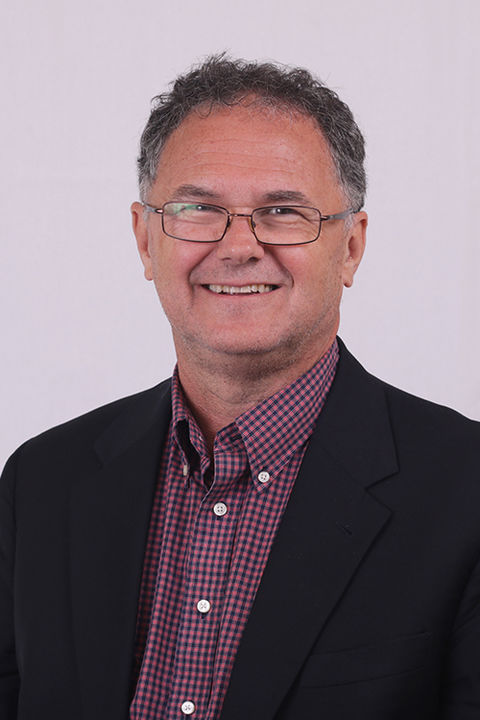
#> input picture Code/Network/public_headshot_source_assets/R-R_6NWz12rEzj1VjP2.jpg, 480 x 720 px; its folder holds only this picture in this run
$ python -i photo_assets.py   (imports and definitions only)
#> lines starting #> are read from the running program, lines starting #| are printed output that depends on the picture
#!/usr/bin/env python3
"""Headshot asset helpers for static genealogy outputs."""

from __future__ import annotations

import csv
import re
import shutil
import subprocess
import tempfile
from pathlib import Path

from genealogy_payload import HEADSHOT_URL_PREFIX, PROJECT_ROOT

RESPONDENT_FILENAME_RE = re.compile(r"^(R_[^_]+)_")
SUPPORTED_RASTER_EXTS = {".jpg", ".jpeg", ".png", ".webp"}
HEIC_EXTS = {".heic", ".heif"}
PDF_EXTS = {".pdf"}


def parse_headshot_node_id(filename: str) -> str | None:
    match = RESPONDENT_FILENAME_RE.match(filename)
    if not match:
        return None
    return "R-" + match.group(1)


def read_node_ids(nodes_csv: Path) -> set[str]:
    with open(nodes_csv, newline="", encoding="utf-8") as f:
        return {row["node_id"] for row in csv.DictReader(f)}


def site_headshot_url(node_id: str) -> str:
    return f"{HEADSHOT_URL_PREFIX}/{node_id}.jpg"


def _open_image_copy(source: Path):
    try:
        from PIL import Image, ImageOps, UnidentifiedImageError
    except ImportError as exc:
        raise RuntimeError("Pillow is required to build headshot assets") from exc

    try:
        with Image.open(source) as image:
            return ImageOps.exif_transpose(image).copy()
    except UnidentifiedImageError:
        if source.suffix.lower() not in HEIC_EXTS:
            raise
        if not shutil.which("sips"):
            raise RuntimeError("HEIC input requires Pillow HEIF support or macOS sips")
        with tempfile.TemporaryDirectory() as tmpdir:
            converted = Path(tmpdir) / "converted.jpg"
            subprocess.run(
                ["sips", "-s", "format", "jpeg", str(source), "--out", str(converted)],
                check=True,
                stdout=subprocess.PIPE,
                stderr=subprocess.PIPE,
            )
            with Image.open(converted) as image:
                return ImageOps.exif_transpose(image).copy()


def _to_rgb(image):
    from PIL import Image

    if image.mode == "RGB":
        return image
    if image.mode in ("RGBA", "LA") or "transparency" in image.info:
        rgba = image.convert("RGBA")
        background = Image.new("RGB", rgba.size, (255, 255, 255))
        background.paste(rgba, mask=rgba.getchannel("A"))
        return background
    return image.convert("RGB")


def write_square_jpeg(source: Path, output: Path, size: int = 256, quality: int = 88) -> None:
    from PIL import Image

    image = _to_rgb(_open_image_copy(source))
    width, height = image.size
    if width <= 0 or height <= 0:
        raise RuntimeError(f"Invalid image dimensions for {source}")

    side = min(width, height)
    left = (width - side) // 2
    top = (height - side) // 2
    cropped = image.crop((left, top, left + side, top + side))
    resampling = getattr(Image, "Resampling", Image).LANCZOS
    resized = cropped.resize((size, size), resampling)

    output.parent.mkdir(parents=True, exist_ok=True)
    resized.save(output, "JPEG", quality=quality, optimize=True, progressive=True)


def relative_to_project(path: Path) -> str:
    return str(path.resolve().relative_to(PROJECT_ROOT))

>>> import cv2
>>> picture = cv2.imread('public_headshot_source_assets/R-R_6NWz12rEzj1VjP2.jpg', cv2.IMREAD_GRAYSCALE)
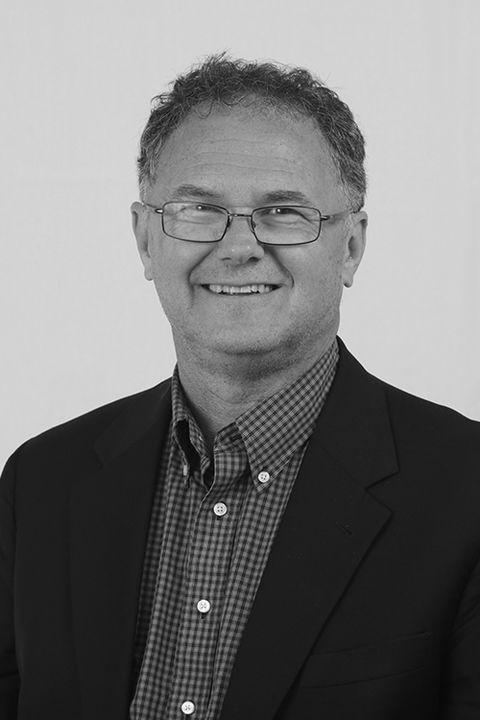
#> picture: shape (720, 480); min 0, max 255, mean 117.8
>>> result = write_square_jpeg(picture, 'out.png')
#> (the run stopped early here; a loop or call above may not have finished)

$ run again, on Code/Network/public_headshot_source_assets/R-R_8tszxcMbwpusLHJ.jpg
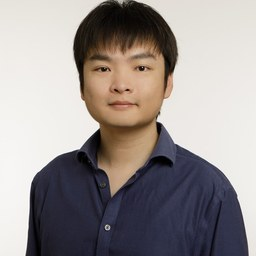
#> input picture Code/Network/public_headshot_source_assets/R-R_8tszxcMbwpusLHJ.jpg, 256 x 256 px
#> `picture = cv2.imread('public_headshot_source_assets/R-R_6NWz12rEzj1VjP..`:
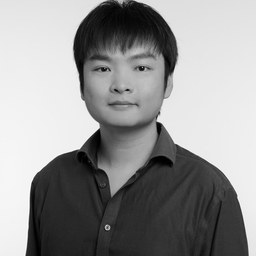
#> picture: shape (256, 256); min 0, max 255, mean 148.9

$ run again, on Code/Network/public_headshot_source_assets/S-R_3uvEz6kA5E8QDAt-0002.jpg
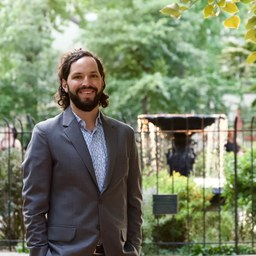
#> input picture Code/Network/public_headshot_source_assets/S-R_3uvEz6kA5E8QDAt-0002.jpg, 256 x 256 px
#> `picture = cv2.imread('public_headshot_source_assets/R-R_6NWz12rEzj1VjP..`:
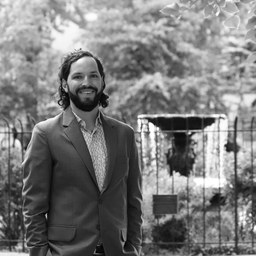
#> picture: shape (256, 256); min 0, max 255, mean 122.8
